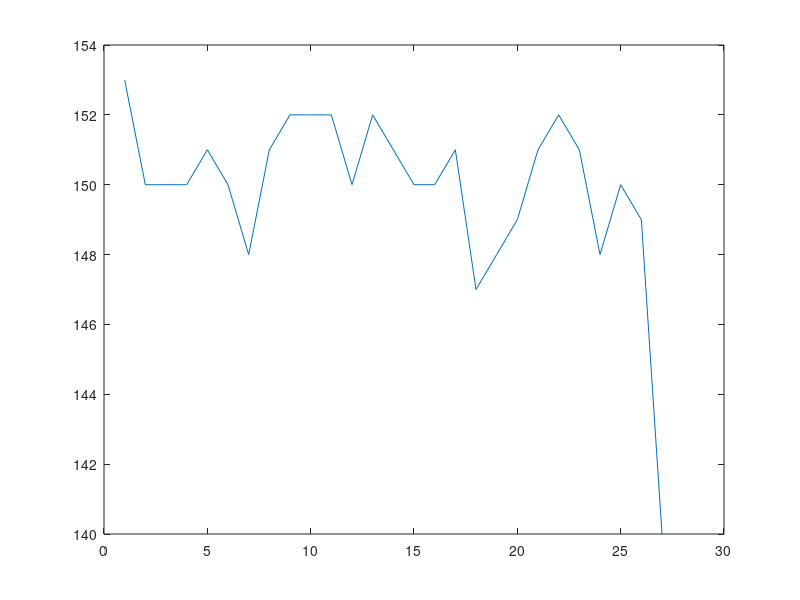

This chart was generated by the following MATLAB code:
%This script stimulates a trial history generation technique that aims to have the amount of trials for each type of triple sequence be as close to each other as possible 
%The strategy is to take the set of 27 possible triple sequences and generate a pool of triple sequences by multiplying by a scalar number, X to yield 27 * X triple sequences. 
%Then, triple sequences are removed from this pool one at a time and added to a growing trial history matrix. After each removal of a new triple sequence, the two additional 
%triple sequences created from the nm1, nm2, nm3 and nm2,nm3,nm4 trials are also removed from the pool. 

clear all

conditions = [1 2 3];
%1 = A
%2 = V
%3 = AV

%Generating tripleSequences, a 27x3 Matrix that classifies each triple sequence with its corresponding nm2, nm1, and n trial types
counter = 0;
tripleSequences = zeros(27,3);
for i = 1:3
    for j = 1:3
        for k = 1:3
            counter = counter + 1;
            tripleSequences(counter,:) = [conditions(i) conditions(j) conditions(k)];
        end
    end
end

%Generating tripleSequencesPool
minimum = 50;
tripleSequencesPool = repmat(tripleSequences, minimum*3, 1);
numberTripleSequences = size(tripleSequencesPool,1);
shuffler = randperm(numberTripleSequences);
tripleSequencesPool = tripleSequencesPool(shuffler, :);
tripleSequencesPoolCopy = tripleSequencesPool;

%Main loop to remove triple sequences from the tripleSequencesPool and add them to the growing trial history matrix, trialMatrix
trialMatrix = [];
for j = 1:minimum*27
    matchindcs = [];
    trialMatrix = [trialMatrix tripleSequencesPool(1,:)];
    for i = 0:2
        if numel(trialMatrix) > 3
            nm2 = trialMatrix(end - i - 2);
            nm1 = trialMatrix(end - i - 1);
            n = trialMatrix(end - i);
        elseif numel(trialMatrix) == 3
            nm2 = trialMatrix(end - 2);
            nm1 = trialMatrix(end - 1);
            n = trialMatrix(end);
        end
        [Lia Locb] = ismember([nm2 nm1 n], tripleSequencesPool, 'rows');
        matchindcs = Locb;
        if numel(matchindcs) > 0 && Locb > 0
            removeindx = matchindcs(1);
            tripleSequencesPool(removeindx, :) = [];
        end
    end
end
numberTrials = size(trialMatrix, 2);

%Counts the number of trials per each triple sequence type
counterMatrix = zeros(3,3,3);
for i = 3:numberTrials
    nm2 = trialMatrix(i - 2);
    nm1 = trialMatrix(i - 1);
    n = trialMatrix(i);
    counterMatrix(nm2, nm1, n) = counterMatrix(nm2, nm1, n) + 1;
end

%Plots a line graph of the number of trials per each triple sequence type
counter = 0;
xAxis = zeros(1,27);
yAxis = xAxis;
for i = 1:3
    for j = 1:3
        for k = 1:3
            counter = counter + 1;
            xAxis(counter) = counter;
            yAxis(counter) = counterMatrix(i, j, k);
        end
    end
end
figure;
plot(xAxis, yAxis);
